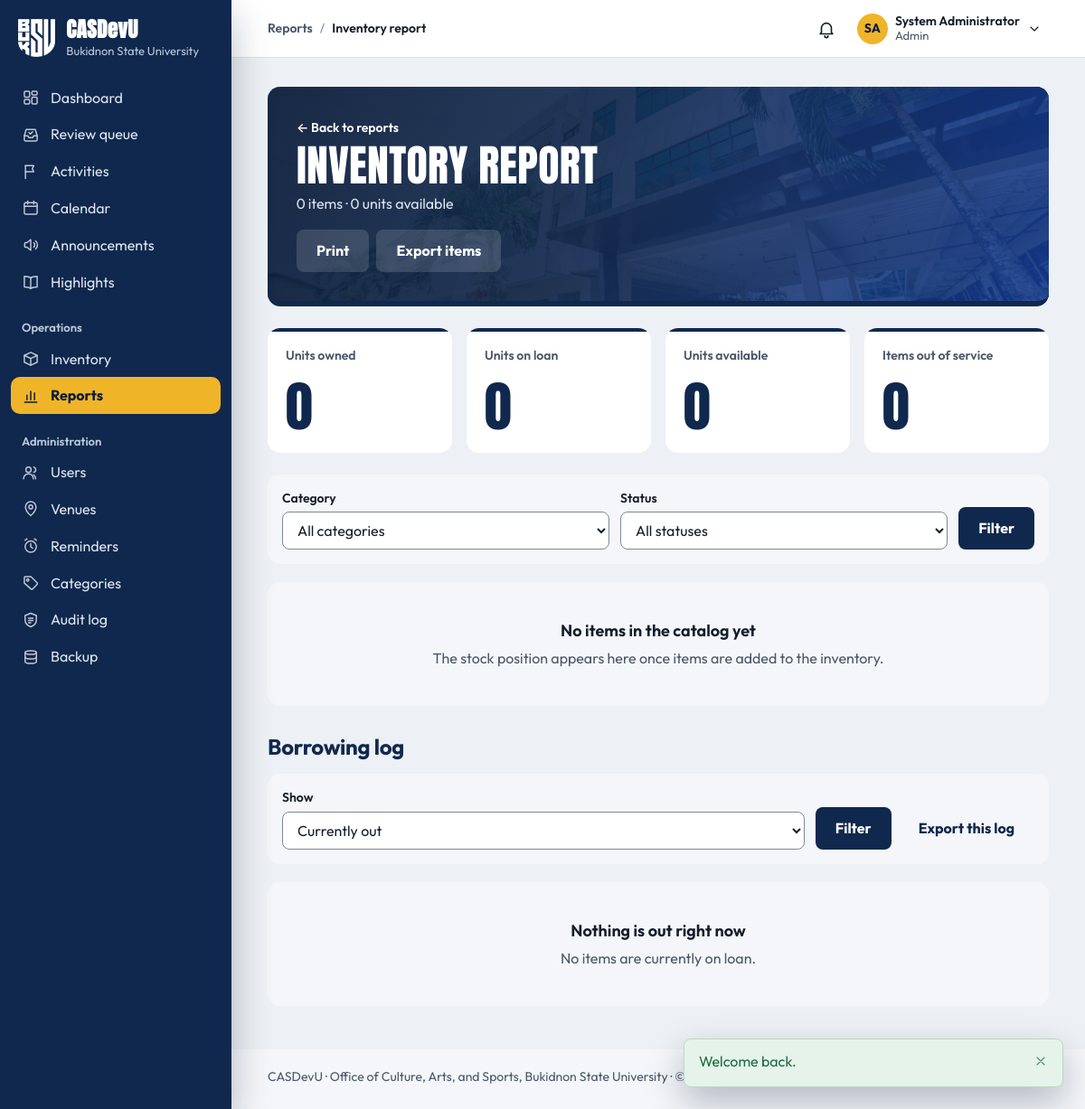
Screenshot of /reports/inventory.php (signed in) with the database file from the repository.
### tables this page shows
CREATE TABLE users (
    user_id         INT UNSIGNED AUTO_INCREMENT PRIMARY KEY,
    role_id         TINYINT UNSIGNED NOT NULL,

     
    email           VARCHAR(150) NOT NULL UNIQUE,    
    password_hash   VARCHAR(255) NOT NULL,           
     
    student_number  VARCHAR(30)  NULL UNIQUE,        
    first_name      VARCHAR(80)  NOT NULL,
    middle_name     VARCHAR(80)  NULL,
    last_name       VARCHAR(80)  NOT NULL,
    sex             ENUM('male','female','other') NULL,
    birth_date      DATE         NULL,
    contact_number  VARCHAR(30)  NULL,
    photo_path      VARCHAR(255) NULL,
    id_front_path   VARCHAR(255) NULL,               
    id_back_path    VARCHAR(255) NULL,               

     
    course_id       INT UNSIGNED     NULL,
    year_level_id   TINYINT UNSIGNED NULL,
    section         VARCHAR(20)      NULL,
     
    connection_note VARCHAR(500)     NULL,

     
    status          ENUM('pending','active','inactive','suspended')
                        NOT NULL DEFAULT 'pending',
    last_login_at   DATETIME NULL,
    created_at      TIMESTAMP NOT NULL DEFAULT CURRENT_TIMESTAMP,
    updated_at      TIMESTAMP NOT NULL DEFAULT CURRENT_TIMESTAMP
                        ON UPDATE CURRENT_TIMESTAMP,

    CONSTRAINT fk_users_role       FOREIGN KEY (role_id)       REFERENCES roles(role_id),
    CONSTRAINT fk_users_course     FOREIGN KEY (course_id)     REFERENCES courses(course_id)
                                       ON DELETE SET NULL,
    CONSTRAINT fk_users_year_level FOREIGN KEY (year_level_id) REFERENCES year_levels(year_level_id)
                                       ON DELETE SET NULL,

    INDEX idx_users_role   (role_id),
    INDEX idx_users_status (status),
    INDEX idx_users_name   (last_name, first_name)
);

CREATE TABLE settings (
    setting_key     VARCHAR(80) PRIMARY KEY,
    setting_value   TEXT NULL,
    description     VARCHAR(255) NULL,
    updated_at      TIMESTAMP NOT NULL DEFAULT CURRENT_TIMESTAMP
                        ON UPDATE CURRENT_TIMESTAMP
);

### public/reports/inventory.php (the view, shortened to what the rows shown need)
<?php
require_role(['staff', 'admin']);
$pageTitle = 'Inventory report';
require __DIR__ . '/../../includes/layout/header.php';
?>
<div class="page-head">
    <div>
        <h1>Inventory report</h1>
    </div>
</div>
<h2 class="section-title">Borrowing log</h2>
<?php require __DIR__ . '/../../includes/layout/footer.php'; ?>

### includes/layout/header.php (shortened to what the rows shown need)
<?php
$user         = current_user();
$role         = current_role();
$currentFile  = basename($_SERVER['SCRIPT_NAME']);
$currentDir   = basename(dirname($_SERVER['SCRIPT_NAME']));
$isStudent    = $role === 'student';
$navSection = match (true) {
    in_array($currentDir, ['public', ''], true) && $currentFile === 'index.php'   => 'dashboard',
    in_array($currentDir, ['public', ''], true) && $currentFile === 'review.php'  => 'review',
    $currentFile === 'notifications.php'                        => 'notifications',
    $currentFile === 'profile.php'                              => 'profile',
    $currentFile === 'settings.php'                             => 'settings',
    $currentFile === 'calendar.php'                             => 'calendar',
    $currentDir === 'activities'                                => 'activities',
    $currentDir === 'announcements'                             => 'announcements',
    $currentDir === 'highlights'                                => 'highlights',
    $currentDir === 'inventory' && $isStudent && in_array($currentFile, ['reservations.php', 'borrow.php'], true) => 'borrow-requests',
    $currentDir === 'inventory'                                 => 'inventory',
    $currentDir === 'reports'                                   => 'reports',
    $currentDir === 'admin'                                     => pathinfo($currentFile, PATHINFO_FILENAME),
    $currentDir === 'requirements' && $isStudent                => 'my-requirements',
    $currentDir === 'participation' && $isStudent               => 'my-activities',
    $currentDir === 'participation' || $currentDir === 'requirements' => 'activities',
    default                                                     => '',
};
$sections = [
    'dashboard'       => ['Dashboard', 'index.php'],
    'review'          => ['Review queue', 'review.php'],
    'notifications'   => ['Notifications', 'notifications.php'],
    'profile'         => ['My profile', 'profile.php'],
    'settings'        => ['Settings', 'settings.php'],
    'calendar'        => ['Calendar', 'activities/calendar.php'],
    'activities'      => ['Activities', 'activities/index.php'],
    'announcements'   => ['Announcements', 'announcements/index.php'],
    'highlights'      => ['Highlights', 'highlights/index.php'],
    'inventory'       => [$isStudent ? 'Costumes & equipment' : 'Inventory', 'inventory/index.php'],
    'reports'         => ['Reports', 'reports/index.php'],
    'my-activities'   => ['My activities', 'participation/my-activities.php'],
    'my-requirements' => ['My requirements', 'requirements/mine.php'],
    'borrow-requests' => ['My borrow requests', 'inventory/reservations.php'],
    'users'           => [has_role('admin') ? 'Users' : 'Accounts', 'admin/users.php'],
    'venues'          => ['Venues', 'admin/venues.php'],
    'reminders'       => ['Reminders', 'admin/reminders.php'],
    'categories'      => ['Categories', 'admin/categories.php'],
    'audit'           => ['Audit log', 'admin/audit.php'],
    'backup'          => ['Backup', 'admin/backup.php'],
];
$initials = $user
    ? strtoupper(mb_substr((string) $user['first_name'], 0, 1) . mb_substr((string) $user['last_name'], 0, 1))
    : '';
?>
<!DOCTYPE html>
<html lang="en">
<head>
    <link rel="stylesheet" href="<?= asset('css/style.css') ?>">
</head>
<body>
<div class="app<?= $user ? '' : ' app-public' ?>">
<div class="main">
<?php if ($user): ?>
    <?php
    [$sectionLabel, $sectionHref] = $sections[$navSection] ?? ['', ''];
    $pageLabel  = (string) ($pageTitle ?? '');
    $isSectionHome = $sectionHref !== '' && str_ends_with($_SERVER['SCRIPT_NAME'], '/' . $sectionHref);
    ?>
    <header class="topbar">
        <nav class="breadcrumb" aria-label="Breadcrumb">
            <ol>
                <?php if ($sectionLabel !== '' && !$isSectionHome): ?>
                    <li><a href="<?= url($sectionHref) ?>"><?= e($sectionLabel) ?></a></li>
                    <li aria-current="page"><?= e($pageLabel) ?></li>
                <?php else: ?>
                    <li aria-current="page"><?= e($sectionLabel !== '' ? $sectionLabel : $pageLabel) ?></li>
                <?php endif; ?>
            </ol>
        </nav>
        <div class="topbar-actions">
            <?php require __DIR__ . '/notifications-menu.php'; ?>
            <details class="account-menu" data-menu>
                <summary class="account-trigger" aria-label="Account menu for <?= e(full_name($user)) ?>">
                    <?php if ($userPhotoUrl = user_photo_url($user)): ?>
                        <img class="account-initials" src="<?= e($userPhotoUrl) ?>" alt="" width="34" height="34">
                    <?php else: ?>
                        <span class="account-initials" aria-hidden="true"><?= e($initials) ?></span>
                    <?php endif; ?>
                    <span class="account-text">
                        <span class="account-name"><?= e(full_name($user)) ?></span>
                        <span class="account-role"><?= e(ucfirst((string) $role)) ?></span>
                    </span>
                    <?= icon('chevron-down', 'icon account-chevron') ?>
                </summary>
            </details>
        </div>
    </header>
<?php endif; ?>
<main class="page" id="main" tabindex="-1">

### includes/layout/footer.php
</main>
<footer class="footer">
    <p><?= e(APP_NAME) ?> · <?= e(office_name()) ?>, <?= e(university_name()) ?> · &copy; <?= date('Y') ?></p>
</footer>
</div>
</div>
</body>
</html>

### rows the page displays
users: initials "SA", full_name($user) "System Administrator"
settings: setting_value "Office of Culture, Arts, and Sports"
settings: setting_value "Bukidnon State University"

### other values shown
APP_NAME "CASDevU"
UNIVERSITY "Bukidnon State University"
$label "Dashboard Review queue Activities Calendar Announcements Highlights Inventory Reports Users Venues Reminders Categories Audit log Backup"
$sectionLabel "Reports"
$pageLabel "Inventory report"
$role "Admin"
$flashMessage['message'] "Welcome back."
count($items) "0"
$summary['available'] "0"
$summary['owned'] "0"
$summary['out'] "0"
$summary['out_of_service'] "0"
